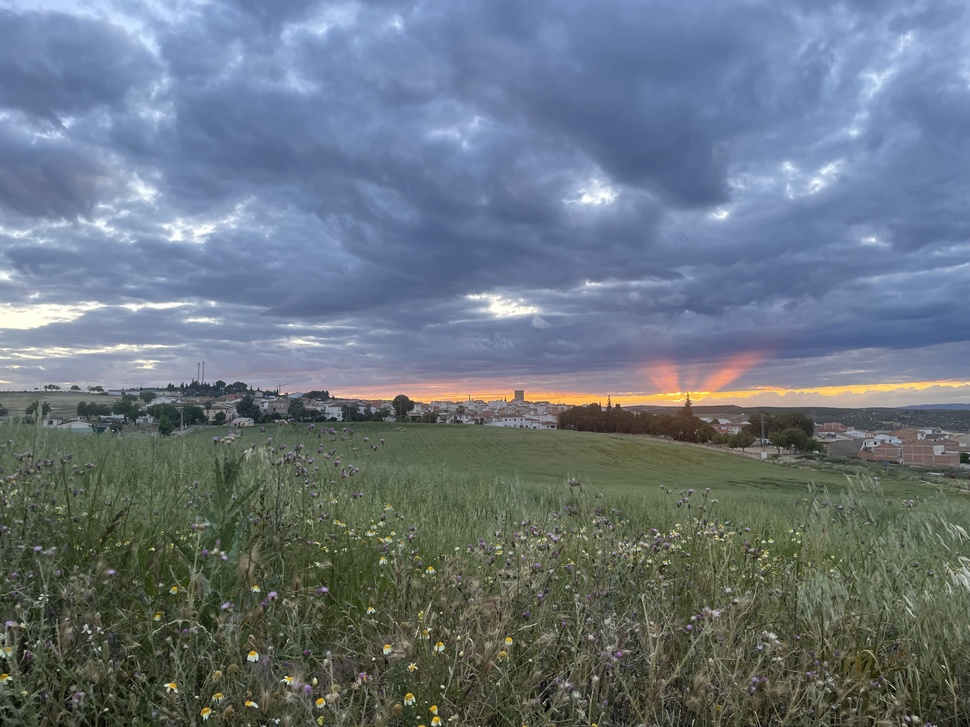
#> input picture ejercicioscapitulo6/imagen.jpg, 970 x 727 px, shrunk from 4032 x 3024 before the run
$ python umbral_triangulo.py
#> lines starting #> are read from the running program, lines starting #| are printed output that depends on the picture; after the words box and inside, x2 and y2 are one past the last pixel; in counts of white or black regions, pixels touching at a corner belong together
# umbral_simple.py
import cv2
import matplotlib.pyplot as plt

img = cv2.imread('imagen.jpg', 0)
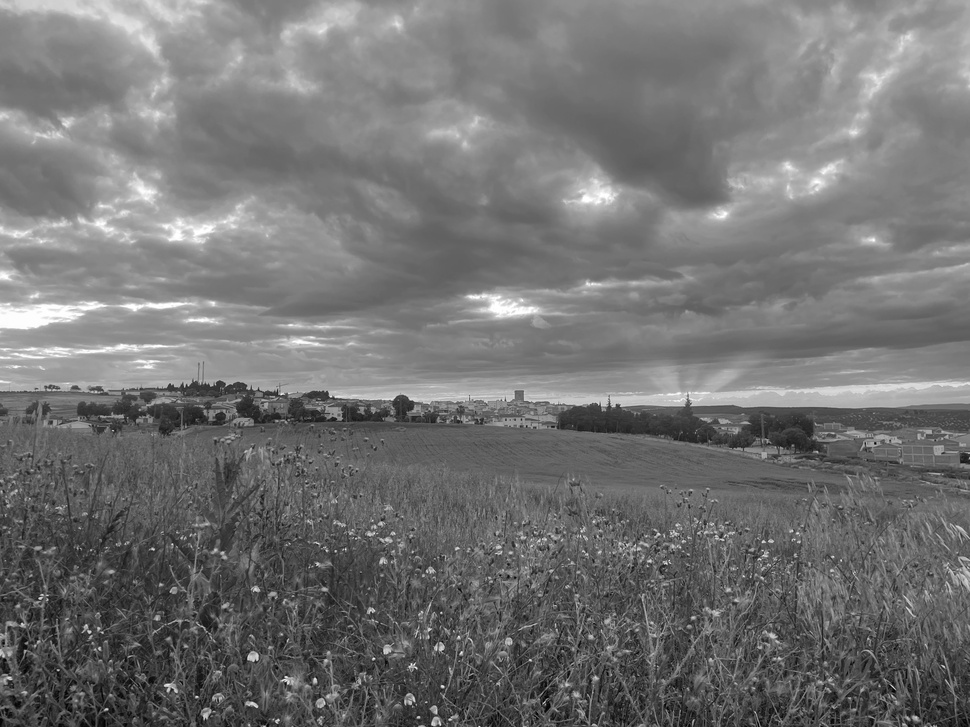
#> img: shape (727, 970); min 0, max 255, mean 114.9

#  Aplicar umbral  TRIANGULO
val, res = cv2.threshold(img, 127, 255, cv2.THRESH_BINARY + cv2.THRESH_TRIANGLE)
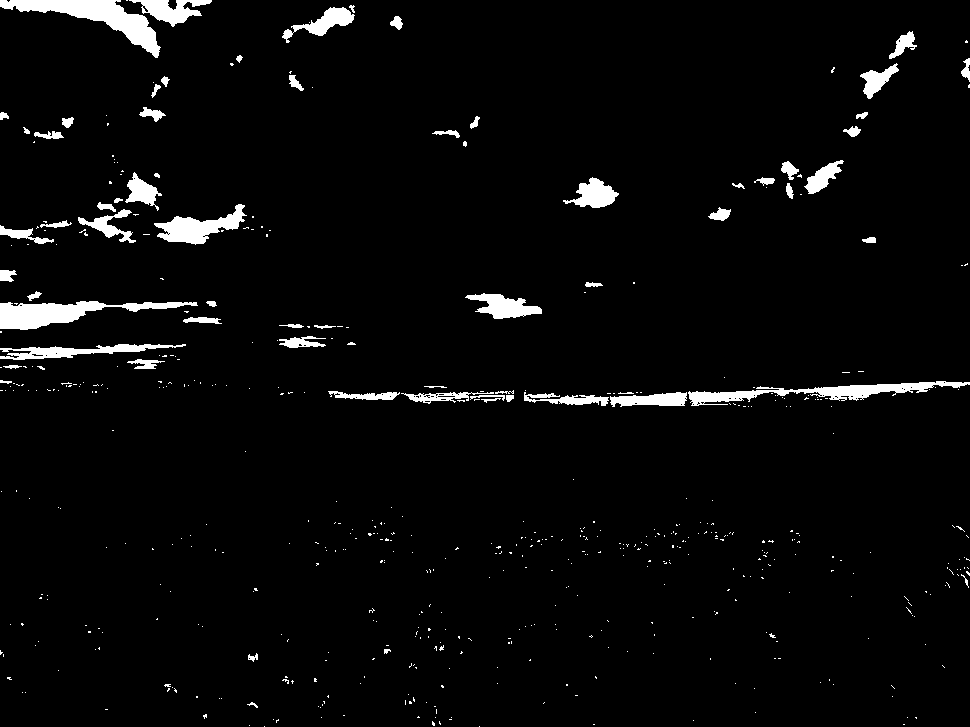
#> res: shape (727, 970); 3.5% white; 559 white regions (493 under 20 px), largest, box (x1, y1, x2, y2) and area: (0, 0, 161, 58) 2880, (0, 301, 198, 330) 2471, (688, 381, 970, 406) 2295
#> val = 183

fig, (ax1, ax2) = plt.subplots(1, 2, figsize=(12, 6))

ax1.imshow(img, cmap='gray')
ax1.set_title('Original (Gris)')
ax1.axis('off')

ax2.imshow(res, cmap='gray')
ax2.set_title('Método del triángulo')
ax2.axis('off')

plt.tight_layout()
plt.show()
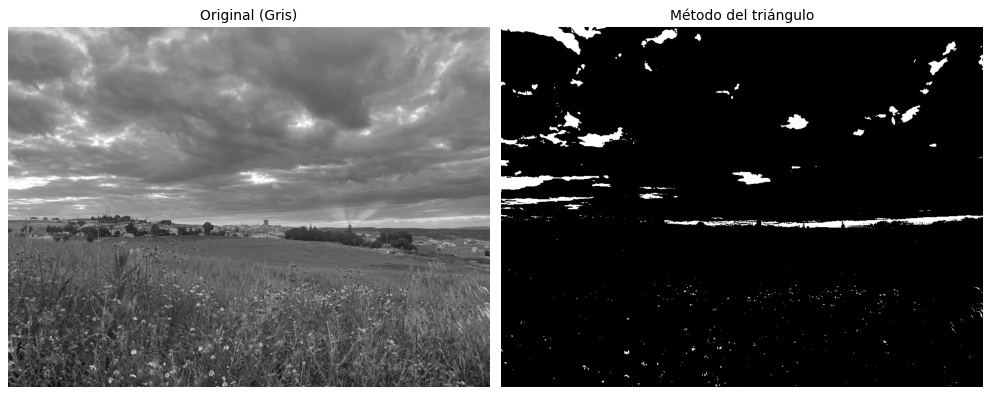
#> figure drawn by matplotlib, 2 panels
